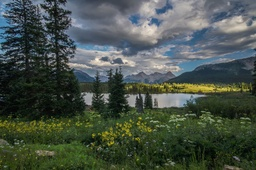
#> input picture Lab3/image.jpg, 256 x 170 px, shrunk from 2560 x 1696 before the run
$ python main.py
#> lines starting #> are read from the running program, lines starting #| are printed output that depends on the picture
import cv2
import numpy as np
import matplotlib.pyplot as plt

image = cv2.imread('image.jpg')
#> image is the input picture: shape (170, 256, 3); mean B, G, R 72.6, 82, 71.5


def apply_gaussian_noise(image):
    mean = 3
    var = 0.1
    noisy_image = image.copy()
    rows, cols, channels = noisy_image.shape
#> rows = 170; cols = 256; channels = 3
    gauss = np.random.normal(mean, var, (rows, cols, channels)).astype(np.float32)
    noisy_image = np.clip(image + gauss, 0, 255).astype(np.uint8)
    return noisy_image


new_image = apply_gaussian_noise(image)


# Медианная фильтрация
def median_filter(image, kernel_size):
#> called with kernel_size = 5
    filtered_image = cv2.medianBlur(image, kernel_size)
    return filtered_image


# Взвешенная медианная фильтрация

def weighted_rank_filter(image, k_size=(3, 3), rank=4):
#> called with k_size = (3, 3), rank = 4
    kernel = np.ones(k_size, dtype=np.float32)
    rows, cols = image.shape[0:2]
#> rows = 170; cols = 256

    # Преобразование изображения в формат float и добавление граничных пикселей
    if image.dtype == np.uint8:
        image_copy = image.astype(np.float32) / 255
    else:
        image_copy = image.copy()

    image_copy = cv2.copyMakeBorder(image_copy,
                                    int(k_size[0] - 1), int(k_size[0] / 2),
                                    int(k_size[1] - 1), int(k_size[1] / 2),
                                    cv2.BORDER_REPLICATE)
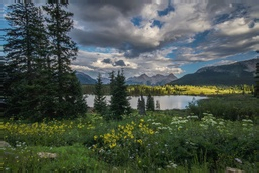
#> image_copy: shape (173, 259, 3) float32; mean B, G, R 0.295, 0.331, 0.29

    # Создание массивов для каждого элемента ядра
    image_layers = np.zeros(image.shape + (k_size[0] * k_size[1],), dtype=np.float32)

    if image.ndim == 2:
        for i in range(k_size[0]):
            for j in range(k_size[1]):
                image_layers[:, :, i * k_size[1] + j] = kernel[i, j] * image_copy[i:i + rows, j:j + cols]
        # Сортировка массивов
        image_layers.sort()
        # Выбор слоя с рангом
        filtered_image = image_layers[:, :, rank]
    else:
        for i in range(k_size[0]):
            for j in range(k_size[1]):
                image_layers[:, :, :, i * k_size[1] + j] = kernel[i, j] * image_copy[i:i + rows, j:j + cols, :]
        # Сортировка массивов
        image_layers.sort()
        # Выбор слоя с рангом
        filtered_image = image_layers[:, :, :, rank]
    # Преобразование обратно в uint8 при необходимости
    if image.dtype == np.uint8:
        filtered_image = (255 * filtered_image).clip(0, 255).astype(np.uint8)
    return filtered_image


# Винеровская фильтрация
def wiener_filter(image, kernel_size=(7, 7)):
#> called with kernel_size = (3, 3)
    kernel = np.ones((kernel_size[0], kernel_size[1]))
    rows, cols = image.shape[:2]
#> rows = 170; cols = 256
    if image.dtype == np.uint8:
        img_copy = image.astype(np.float32) / 255
    else:
        img_copy = image.copy()
    img_copy = cv2.copyMakeBorder(img_copy,
                                  int((kernel_size[0] - 1) / 2), int(kernel_size[0] / 2),
                                  int((kernel_size[1] - 1) / 2), int(kernel_size[1] / 2),
                                  cv2.BORDER_REPLICATE)
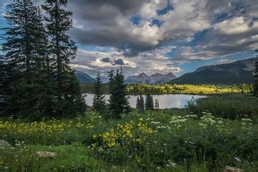
#> img_copy: shape (172, 258, 3) float32; mean B, G, R 0.294, 0.331, 0.29
    bgr_planes = cv2.split(img_copy)
    bgr_planes_2 = []

    for plane in bgr_planes:
        plane_power = np.power(plane, 2)
        m = np.zeros(image.shape[:2], np.float32)
        q = np.zeros(image.shape[:2], np.float32)

        for i in range(kernel_size[0]):
            for j in range(kernel_size[1]):
                m += kernel[i, j] * plane[i:i + rows, j:j + cols]
                q += np.power(kernel, 2)[i, j] * plane_power[i:i + rows, j:j + cols]
        m /= np.sum(kernel)
        q /= np.sum(kernel)
        plane_2 = plane[(kernel_size[0] - 1) // 2: (kernel_size[0] - 1) // 2 + rows,
                  (kernel_size[1] - 1) // 2: (kernel_size[1] - 1) // 2 + cols]
        v = np.sum(q) / image.size
        valid_q = np.where(q != 0, q, 1)  # Заменяем нулевые значения в q на 1
        # Избегаем деления на ноль и умножения на недопустимые значения
        plane_2 = np.where(q < v, m, (plane_2 - m) * (1 - v / valid_q) + m)
        bgr_planes_2.append(plane_2)
#> this loop made 3 passes
#> v on passes 1 to 3: 0.0434, 0.0462, 0.0391
#> pass 1, in wiener_filter, `plane_2 = plane[(kernel_size[0] - 1) // 2: (kernel_size[0] - 1) // 2 +..`:
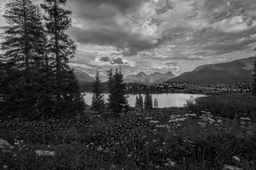
#> plane_2: shape (170, 256) float32; min 0.00784, max 0.914, mean 0.295
#> pass 2, in wiener_filter, `plane_power = np.power(plane, 2)`:
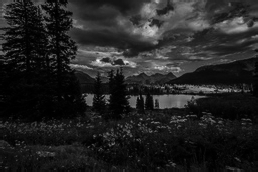
#> plane_power: shape (172, 258) float32; min 0.000246, max 0.953, mean 0.138
#> after the loop:
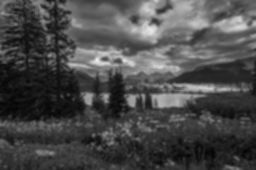
#> m: shape (170, 256) float32; min 0.0214, max 0.929, mean 0.29
#> after the loop:
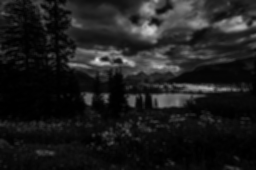
#> q: shape (170, 256) float32; min 0.000549, max 0.864, mean 0.117
#> after the loop, bgr_planes_2 = 3 items
    filtered_image = cv2.merge(bgr_planes_2)
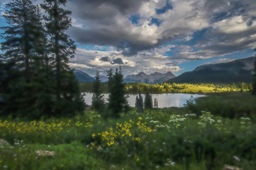
#> filtered_image: shape (170, 256, 3) float32; mean of channels 0, 1, 2 0.296, 0.333, 0.292; drawn as B, G, R
    if image.dtype == np.uint8:
        filtered_image = (255 * filtered_image).clip(0, 255).astype(np.uint8)
    return filtered_image


# Адаптивная медианная фильтрация
def adaptive_median_filter(image, window_size, max_window_size):
#> called with window_size = 3, max_window_size = 11
    height, width = image.shape[:2]
#> height = 170; width = 256
    filtered_image = np.zeros_like(image)

    for y in range(height):
        for x in range(width):
            window_size_curr = window_size
            while window_size_curr <= max_window_size:
                window = image[max(0, y - window_size_curr // 2):min(height, y + window_size_curr // 2 + 1),
                         max(0, x - window_size_curr // 2):min(width, x + window_size_curr // 2 + 1)]
                median = np.median(window)
                min_val = np.min(window)
                max_val = np.max(window)

                if min_val < median < max_val:
                    filtered_image[y, x] = np.clip(image[y, x], min_val, max_val)
                    break
                else:
                    window_size_curr += 2
            if window_size_curr > max_window_size:
                filtered_image[y, x] = image[y, x]
    return filtered_image


median_image = median_filter(new_image, 5)
median_image = cv2.cvtColor(median_image, cv2.COLOR_BGR2RGB)
cv2.imwrite('median_image.jpg', median_image)

weighted_rank_image = weighted_rank_filter(new_image, (3, 3), 4)
weighted_rank_image = cv2.cvtColor(weighted_rank_image, cv2.COLOR_BGR2RGB)
cv2.imwrite('weighted_rank_image.jpg', weighted_rank_image)

wiener_image = wiener_filter(new_image, (3, 3))
wiener_image = cv2.cvtColor(wiener_image, cv2.COLOR_BGR2RGB)
cv2.imwrite('wiener_image.jpg', wiener_image)

adapt_image = adaptive_median_filter(new_image, 3, 11)
adapt_image = cv2.cvtColor(adapt_image, cv2.COLOR_BGR2RGB)
cv2.imwrite('adapt_image.jpg', adapt_image)

fig, axs = plt.subplots(2, 2, figsize=(10, 10))

axs[0, 0].imshow(median_image)
axs[0, 0].set_title('Медианная фильтрация')
axs[0, 0].axis('off')

axs[0, 1].imshow(weighted_rank_image)
axs[0, 1].set_title('Взвешенная фильтрация')
axs[0, 1].axis('off')

axs[1, 0].imshow(wiener_image)
axs[1, 0].set_title('Винеровская фильтрация')
axs[1, 0].axis('off')

axs[1, 1].imshow(adapt_image)
axs[1, 1].set_title('Адаптивная фильтрация')
axs[1, 1].axis('off')

plt.tight_layout()
plt.show()
